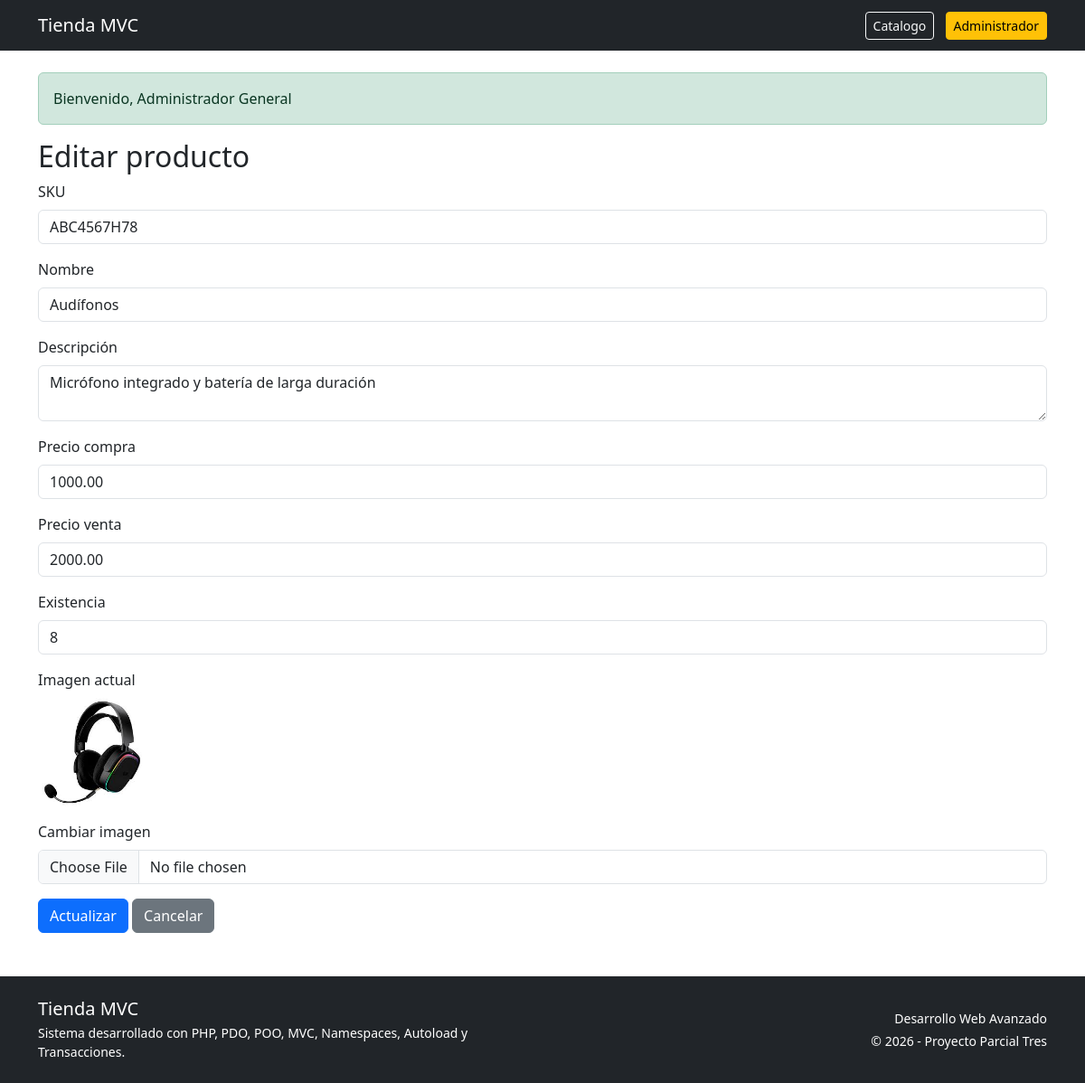
The app's page /productos/edit/25 (signed in) with its own data.
### tables this page shows
CREATE TABLE IF NOT EXISTS productos (
  id INT(11) NOT NULL AUTO_INCREMENT,
  sku VARCHAR(50) NOT NULL,
  nombre VARCHAR(100) NOT NULL,
  descripcion TEXT NOT NULL,
  precio_compra DECIMAL(10,2) NOT NULL,
  precio_venta DECIMAL(10,2) NOT NULL,
  existencia INT(11) NOT NULL DEFAULT 0,
  created_at TIMESTAMP NOT NULL DEFAULT CURRENT_TIMESTAMP,
  updated_at TIMESTAMP NOT NULL DEFAULT CURRENT_TIMESTAMP ON UPDATE CURRENT_TIMESTAMP,
  imagen VARCHAR(255) DEFAULT NULL,
  PRIMARY KEY (id),
  UNIQUE KEY sku (sku)
);

### controllers/ProductoController.php (called while the page is built, shortened)
<?php
class ProductoController
{
    private ProductoModel $productoModel;
    public function __construct()
    {
        $this->productoModel = new ProductoModel();
    }
    public function edit(): void
    {
        $id = (int)($_GET['id'] ?? 0);
        $producto = $this->productoModel->obtenerPorId($id);
        require_once __DIR__ . '/../views/productos/edit.php';
    }
}

### config/Autoload.php (called while the page is built, shortened)
<?php
spl_autoload_register(function ($class) {
    $baseDir = __DIR__ . '/../';
    $class = str_replace('\\', '/', $class);
    $parts = explode('/', $class);
    if (!empty($parts)) {
        $parts[0] = strtolower($parts[0]);
    }
    $file = $baseDir . implode('/', $parts) . '.php';
});

### config/Database.php (called while the page is built, shortened)
<?php
class Database {
    private string $host = 'localhost';
    private string $dbname = 'tienda_mvc';
    private string $username = 'root';
    private string $password = '';
    private string $charset = 'utf8mb4';
    public function connect(): PDO {
        try {
            $dsn = "mysql:host={$this->host};dbname={$this->dbname};charset={$this->charset}";
            $pdo = new PDO($dsn, $this->username, $this->password);
            $pdo->setAttribute(PDO::ATTR_ERRMODE, PDO::ERRMODE_EXCEPTION);
            $pdo->setAttribute(PDO::ATTR_DEFAULT_FETCH_MODE, PDO::FETCH_ASSOC);
            return $pdo;
        } catch (PDOException $e) {
            die('Error de conexión: ' . $e->getMessage());
        }
    }
}

### models/ProductoModel.php (called while the page is built, shortened)
<?php
class ProductoModel
{
    private PDO $conexion;
    public function __construct()
    {
        $db = new Database();
        $this->conexion = $db->connect();
    }
    public function obtenerPorId(int $id): ?array
    {
        try {
            $sql = 'SELECT * FROM productos WHERE id = :id LIMIT 1';
            $stmt = $this->conexion->prepare($sql);
            $stmt->bindValue(':id', $id, PDO::PARAM_INT);
            $stmt->execute();
            $producto = $stmt->fetch(PDO::FETCH_ASSOC);
            return $producto ?: null;
        } catch (PDOException $e) {
            return null;
        }
    }
}
?>

### views/productos/edit.php (the view, shortened to what this page needs)
<?php
require_once __DIR__ . '/../layouts/header.php';
?>
<h2>Editar producto</h2>
<form action="/TIENDA/productos/update" method="POST" enctype="multipart/form-data">
    <div class="mb-3">
        <label class="form-label">SKU</label>
        <input type="text" name="sku" class="form-control" value="<?= htmlspecialchars($producto['sku']); ?>" required>
    </div>
    <div class="mb-3">
        <label class="form-label">Nombre</label>
        <input type="text" name="nombre" class="form-control" value="<?= htmlspecialchars($producto['nombre']); ?>" required>
    </div>
    <div class="mb-3">
        <label class="form-label">Descripción</label>
        <textarea name="descripcion" class="form-control" required><?= htmlspecialchars($producto['descripcion']); ?></textarea>
    </div>
    <div class="mb-3">
        <label class="form-label">Precio compra</label>
        <input type="number" step="0.01" name="precio_compra" class="form-control"
        value="<?= htmlspecialchars((string)$producto['precio_compra']); ?>" required>
    </div>
    <div class="mb-3">
        <label class="form-label">Precio venta</label>
        <input type="number" step="0.01" name="precio_venta" class="form-control"
        value="<?= htmlspecialchars((string)$producto['precio_venta']); ?>" required>
    </div>
    <div class="mb-3">
        <label class="form-label">Existencia</label>
        <input type="number" name="existencia" class="form-control"
        value="<?= (int)$producto['existencia']; ?>" required>
    </div>
    <?php if (!empty($producto['imagen'])): ?>
        <div class="mb-3">
            <label class="form-label">Imagen actual</label><br>
            <img src="/TIENDA/views/img/imgProductos/<?= htmlspecialchars($producto['imagen']); ?>"
                width="120">
        </div>
    <?php endif; ?>
    <div class="mb-3">
        <label class="form-label">Cambiar imagen</label>
        <input type="file" name="imagen" class="form-control" accept="image/*">
    </div>
    <button type="submit" class="btn btn-primary">Actualizar</button>
    <a href="/TIENDA/productos" class="btn btn-secondary">Cancelar</a>
</form>
<?php require_once __DIR__ . '/../layouts/footer.php'; ?>

### records on screen
productos: sku "ABC4567H78", nombre "Audífonos", descripcion "Micrófono integrado y batería de larga duración", precio_compra "1000.00", precio_venta "2000.00", existencia "8", imagen (picture)

### other values on screen
$_SESSION['success'] "Bienvenido, Administrador General"
